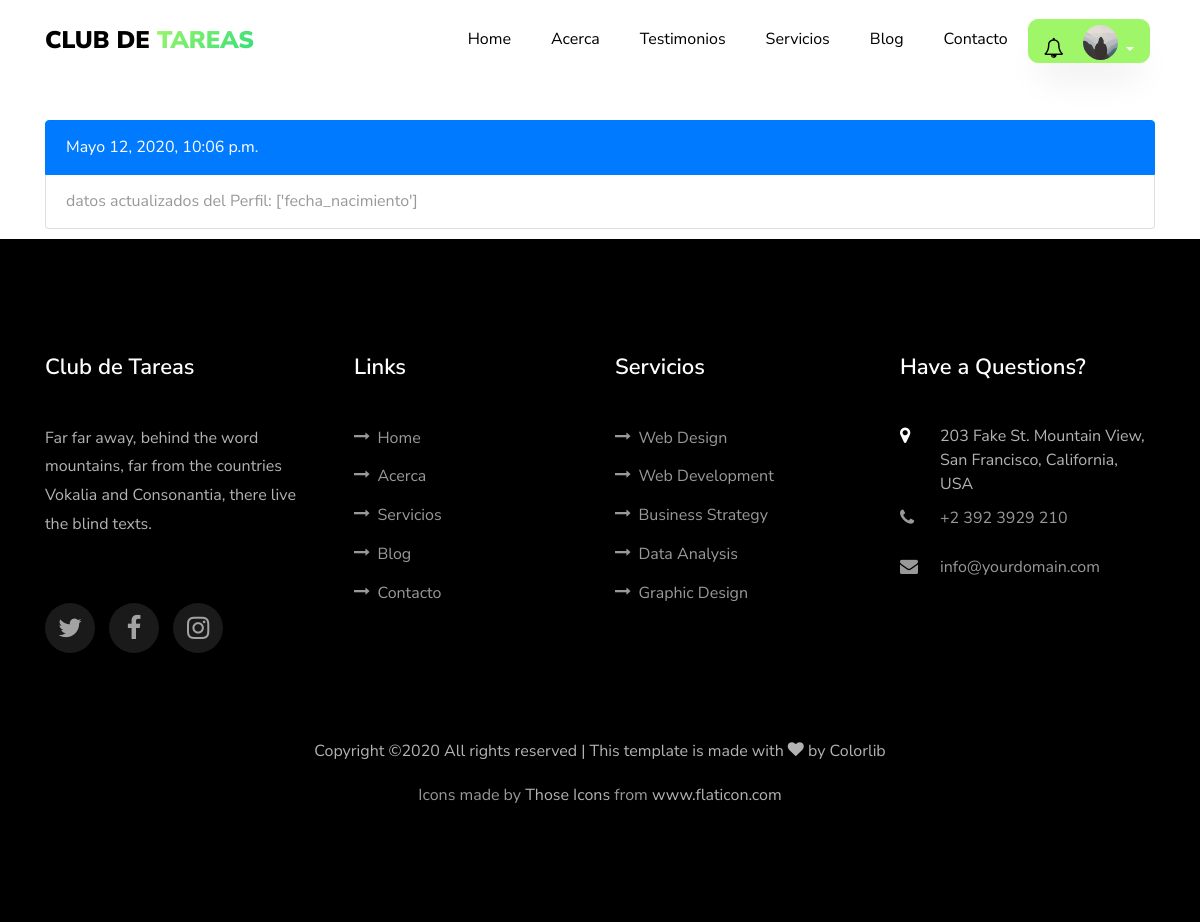
Before: /historial/ (signed in) with the older database file.
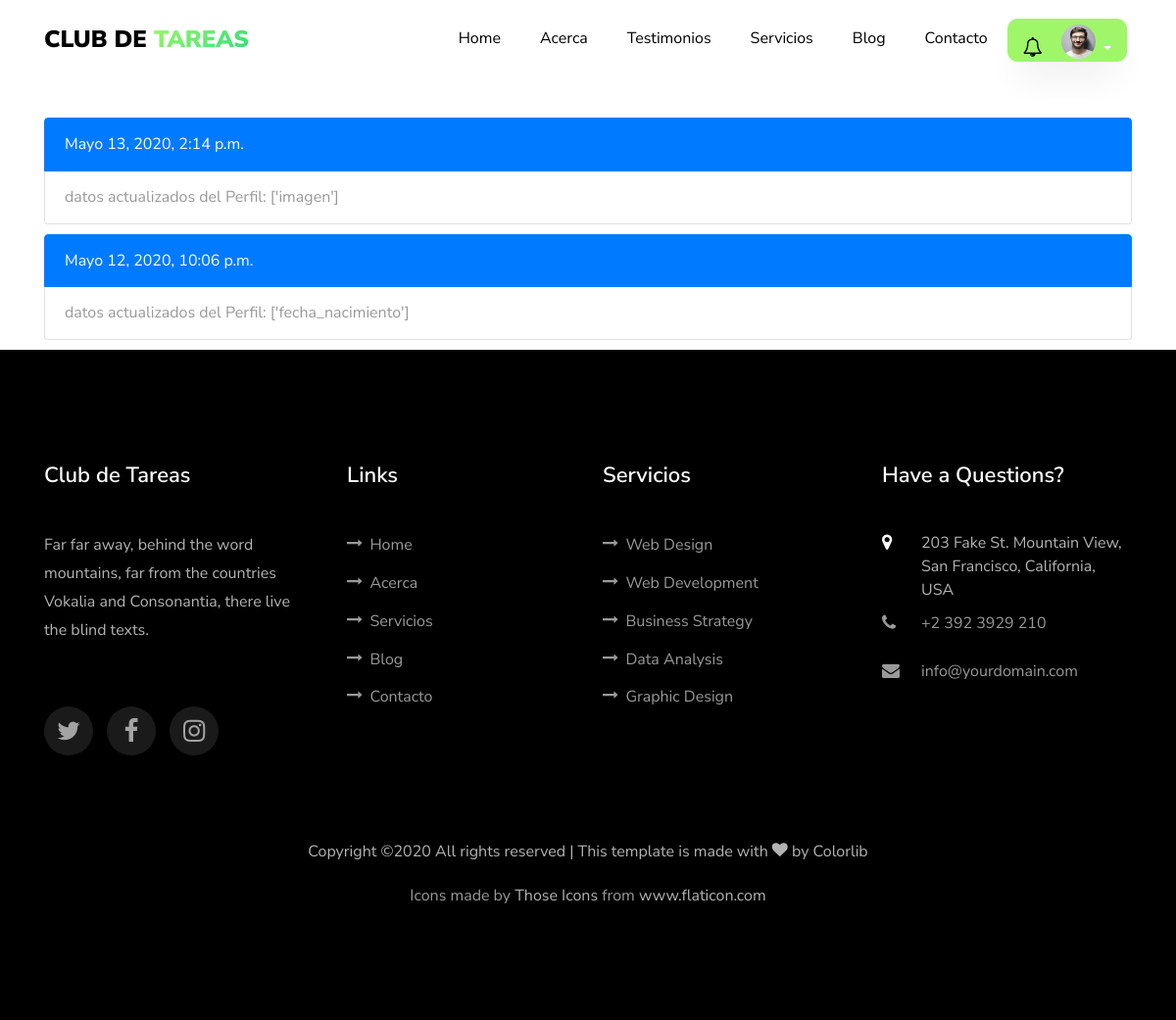
After: the same page with the newer database file.
### usuario/models.py (models this page shows, shortened)
class Usuario(AbstractBaseUser,PermissionsMixin):
    imagen       =  models.ImageField(default='default.jpg',upload_to='profile_pics')
    email        =  models.EmailField(max_length=60,blank=True)
    facebook     =  models.CharField(max_length=100,blank=True)
    username     =  models.CharField(max_length=30,unique=True)
    nombre       =  models.CharField(max_length=100)
    apellido     =  models.CharField(max_length=100)
    edad         =  models.IntegerField(blank=True,null=True)
    padecimientos = models.TextField(verbose_name="padecimientos",blank=True)
    asistencia = models.CharField(verbose_name="Días de asistencia",max_length=100,blank=True)
    enfoque = models.CharField(verbose_name="Area en la que guste que se enfocará la atención",max_length=100,blank=True)
    nombre_de_la_madre =  models.CharField(verbose_name="Nombre de la Madre",max_length=100,blank=True)
    edad_de_la_madre =  models.IntegerField(verbose_name="Edad",blank=True, null=True)
    ocupacion_de_la_madre = models.CharField(verbose_name="Ocupación",max_length=100,blank=True)
    numero_de_la_madre   =  models.IntegerField(verbose_name="Número de contacto",blank=True,null=True)
    nombre_del_padre =  models.CharField(verbose_name="Nombre del Padre",max_length=100,blank=True)
    edad_del_padre =  models.IntegerField(verbose_name="Edad",blank=True, null=True)
    ocupacion_del_padre = models.CharField(verbose_name="Ocupación",max_length=100,blank=True)
    numero_del_padre    =  models.IntegerField(verbose_name="Número de contacto",blank=True,null=True)
    fecha_nacimiento = models.DateField(verbose_name="Fecha de nacimiento",blank=True, null=True)
    escuela      =  models.CharField(verbose_name="Nombre de la escuela",max_length=100,blank=True)
    domicilio    =  models.CharField(verbose_name="Domicilio",max_length=150,blank=True)
    status_paquetes = models.BooleanField(verbose_name="¿Tiene Paquetes Activos?",default=False)
    '''
    NIVEL_STATUS = (
         ('k','Kinder'),
         ('p','Primaria'),
         ('s','Secundaria'),
         ('b','bachillerato'),
         ('u','universidad'))
    '''
    nivel_academico = models.CharField(max_length=500,blank=True,verbose_name='Nivel académico del alumno')
    date_joined  =  models.DateTimeField(verbose_name="Fecha de ingreso",auto_now_add=True)
    last_login   =  models.DateTimeField(verbose_name="Ultima fecha de Sesión",auto_now=True)
    is_admin     =  models.BooleanField(verbose_name="¿Es Administrador?",default=False)
    is_active    =  models.BooleanField(verbose_name="¿Esta Acivo?",default=True)
    is_staff     =  models.BooleanField(verbose_name="¿Es parte del Staff?",default=False)
    is_superuser =  models.BooleanField(verbose_name="¿Es Super Usuario?",default=False)
    grupo = models.OneToOneField(Group,on_delete=models.SET_NULL,null=True,blank=True)
    USERNAME_FIELD  = "username"
    REQUIRED_FIELDS = ["nombre","apellido"]
    objects = MyUsuarioManager()

### app/models.py (models this page shows)
class Historial_User(models.Model):
      mensaje = models.CharField(max_length=200)
      usuario = models.ForeignKey(settings.AUTH_USER_MODEL,related_name="historial",on_delete=models.CASCADE)
      fecha = models.DateTimeField(auto_now_add=True,null=True)
      class Meta:
          verbose_name_plural= "Actividad de los Usuarios"

### app/views.py (the view)
# urls.py: path('historial/',views.historial,name='historial'),
@login_required
def historial(request):
    historial = request.user.historial.all().order_by('-fecha')
    context = {
    'historial': historial
    }
    return render(request,'app/historial.html',context)

### app/templates/app/historial.html (shortened to what this page needs)
{% extends 'main/base.html' %}
{% load static %}
{% block content %}
<section>
  <div class="container">
    <div class="row"  style="margin-top:120px">
        <div class="col-md-12 ftco-animate">
          {% if historial %}
              {% for instancia in historial %}
              <ul class="list-group" style="padding-bottom: 10px">
                    <li class="list-group-item active">{{instancia.fecha }}</li>
                    <li class="list-group-item">{{ instancia.mensaje}}</li>
              </ul>
              {% endfor %}
          {% else %}
          <ul class="list-group" style="padding-bottom: 80px">
                <li class="list-group-item">Los campos de Perfil no han sido actualizados</li>
          </ul>
          {% endif%}
        </div>
        </div>
    </div>
</section>
{% endblock content%}

### templates/main/base.html (shortened to what this page needs)
{% load static %}
{% load notifications_tags %}
{% notifications_unread as unread_count %}
<!DOCTYPE html>
<html lang="es">
  <head>
    <link rel="stylesheet" href="{% static 'main/css/fonts.css'%}">
    <link rel="stylesheet" href="{% static 'main/css/open-iconic-bootstrap.min.css'%}">
    <link rel="stylesheet" href="{% static 'main/css/animate.css'%}">
    <link rel="stylesheet" href="{% static 'main/css/search.css'%}">
    <link rel="stylesheet" href="{% static 'main/css/owl.carousel.min.css'%}">
    <link rel="stylesheet" href="{% static 'main/css/owl.theme.default.min.css'%}">
    <link rel="stylesheet" href="{% static 'main/css/magnific-popup.css'%}">
    <link rel="stylesheet" href="{% static 'main/css/aos.css'%}">
    <link rel="stylesheet" href="{% static 'main/css/ionicons.min.css'%}">
    <link rel="stylesheet" href="{% static 'main/css/flaticon.css' %}">
    <link rel="stylesheet" href="{% static 'main/css/icomoon.css' %}">
    <link rel="stylesheet" href="{% static 'main/css/style.css' %}">
    <link rel="stylesheet" href="{% static 'main/css/fix.css' %}">
    <link rel='stylesheet' href="https://cdnjs.cloudflare.com/ajax/libs/fullcalendar/3.1.0/fullcalendar.min.css" />
  </head>
  <body  data-target=".site-navbar-target" data-offset="300">
  <nav class="navbar navbar-expand-lg navbar-dark ftco_navbar bg-dark ftco-navbar-light site-navbar-target" id="ftco-navbar">
	    <div class="container">
	      <a class="navbar-brand" href="{% url 'blog:home' %}">Club de <span>Tareas</span></a>
	      <div class="collapse navbar-collapse" id="ftco-nav">
	        <ul class="navbar-nav nav ml-auto" style="text-align:center">
	          <li class="nav-item"><a href="{% url 'blog:home' %}" class="nav-link"><span>Home</span></a></li>
	          <li class="nav-item"><a href="{% url 'blog:about' %}"  class="nav-link"><span>Acerca</span></a></li>
	          <li class="nav-item"><a href="{% url 'blog:testimony' %}"  class="nav-link"><span>Testimonios</span></a></li>
	          <li class="nav-item"><a href="{% url 'blog:services' %}" class="nav-link"><span>Servicios</span></a></li>
            <li class="nav-item"><a href="{% url 'blog:blog' %}" class="nav-link"><span>Blog</span></a></li>
            <li class="nav-item"><a href="{% url 'blog:contact' %}" class="nav-link"><span>Contacto</span></a></li>
          </ul>
          <ul class="nav navbar-nav navbar-right" style="text-align: right">
            {% if request.user.is_authenticated %}
            <div class="dropdown" style="padding-right:5px;margin:0;">
                    <a style="border-radius: 10px 10px 10px 10px !important;
                             -moz-border-radius: 10px 10px 10px 10px;
                             -webkit-border-radius: 10px 10px 10px 10px;padding-bottom:0; padding-top:0;padding-left:15px;padding-right:15px;"
                      class="btn btn-secondary dropdown-toggle" href="#" role="button" id="dropdownMenuLink" data-toggle="dropdown" aria-haspopup="true" aria-expanded="false">
                      <div style="display: inline-block;position: relative;margin-right:10px;">
                        <i class="fa fa-bell-o" style="font-size: 20px;color: black;"></i>
                      </div>
                          <div class="inset" style="margin-left: 5px;display: inline-block;">
                            <img src="{{ request.user.imagen.url }}">
                          </div>
                    </a>
              </div>
            {% else %}
              <li class="nav-item"><a href="{% url 'app:login' %}"  class="nav-link"><span>Login</span></a></li>
            </ul>
          {% endif %}
	      </div>
	    </div>
	  </nav>
    {% block content %}{% endblock %}
    <footer class="ftco-footer ftco-section">
      <div class="container">
        <div class="row mb-5">
          <div class="col-md">
            <div class="ftco-footer-widget mb-4">
              <h2 class="ftco-heading-2">Club de Tareas</h2>
              <p>Far far away, behind the word mountains, far from the countries Vokalia and Consonantia, there live the blind texts.</p>
              <ul class="ftco-footer-social list-unstyled float-md-left float-lft mt-5">
                <li class="ftco-animate"><a href="#"><span class="icon-twitter"></span></a></li>
                <li class="ftco-animate"><a href="#"><span class="icon-facebook"></span></a></li>
                <li class="ftco-animate"><a href="#"><span class="icon-instagram"></span></a></li>
              </ul>
            </div>
          </div>
          <div class="col-md">
            <div class="ftco-footer-widget mb-4 ml-md-4">
              <h2 class="ftco-heading-2">Links</h2>
              <ul class="list-unstyled">
                <li><a href="{% url 'blog:home' %}" ><span class="icon-long-arrow-right mr-2"></span>Home</a></li>
                <li><a href="{% url 'blog:about' %}"><span class="icon-long-arrow-right mr-2"></span>Acerca</a></li>
                <li><a href="{% url 'blog:services' %}"><span class="icon-long-arrow-right mr-2"></span>Servicios</a></li>
                <li><a href="{% url 'blog:blog' %}"><span class="icon-long-arrow-right mr-2"></span>Blog</a></li>
                <li><a href="{% url 'blog:contact' %}"><span class="icon-long-arrow-right mr-2"></span>Contacto</a></li>
              </ul>
            </div>
          </div>
          <div class="col-md">
             <div class="ftco-footer-widget mb-4">
              <h2 class="ftco-heading-2">Servicios</h2>
              <ul class="list-unstyled">
                <li><a href="#"><span class="icon-long-arrow-right mr-2"></span>Web Design</a></li>
                <li><a href="#"><span class="icon-long-arrow-right mr-2"></span>Web Development</a></li>
                <li><a href="#"><span class="icon-long-arrow-right mr-2"></span>Business Strategy</a></li>
                <li><a href="#"><span class="icon-long-arrow-right mr-2"></span>Data Analysis</a></li>
                <li><a href="#"><span class="icon-long-arrow-right mr-2"></span>Graphic Design</a></li>
              </ul>
            </div>
          </div>
          <div class="col-md">
            <div class="ftco-footer-widget mb-4">
            	<h2 class="ftco-heading-2">Have a Questions?</h2>
            	<div class="block-23 mb-3">
	              <ul>
	                <li><span class="icon icon-map-marker"></span><span class="text">203 Fake St. Mountain View, San Francisco, California, USA</span></li>
	                <li><a href="#"><span class="icon icon-phone"></span><span class="text">+2 392 3929 210</span></a></li>
	                <li><a href="#"><span class="icon icon-envelope"></span><span class="text">info@yourdomain.com</span></a></li>
	              </ul>
	            </div>
            </div>
          </div>
        </div>
        <div class="row">
          <div class="col-md-12 text-center">
            <p>
  Copyright &copy;<script>document.write(new Date().getFullYear());</script> All rights reserved | This template is made with <i class="icon-heart color-danger" aria-hidden="true"></i> by <a href="https://colorlib.com" target="_blank">Colorlib</a>
  </p>
        Icons made by <a href="https://www.flaticon.com/authors/those-icons" title="Those Icons">Those Icons</a> from <a href="https://www.flaticon.com/" title="Flaticon"> www.flaticon.com</a>
          </div>
        </div>
      </div>
    </footer>
  </body>
</html>

### static/main/css/icomoon.css (style rules this page uses)
[class^="icon-"], [class*=" icon-"] { font-family: 'icomoon' !important; speak: none; font-style: normal; font-weight: normal; font-variant: normal; text-transform: none; line-height: 1; -webkit-font-smoothing: antialiased; -moz-osx-font-smoothing: grayscale; }
.icon-heart:before { content: "\f004"; }
.icon-map-marker:before { content: "\f041"; }
.icon-phone:before { content: "\f095"; }
.icon-twitter:before { content: "\f099"; }
.icon-facebook:before { content: "\f09a"; }
.icon-envelope:before { content: "\f0e0"; }
.icon-instagram:before { content: "\f16d"; }
.icon-long-arrow-right:before { content: "\f178"; }

### static/main/css/fix.css (style rules this page uses)
.inset { width: 35px; height: 35px; border-radius: 50%; background-color: transparent !important; z-index: 999; padding-top: 5px; }
.inset img { border-radius: inherit; width: inherit; height: inherit; display: block; position: relative; z-index: 998; }

Changed rows visible on the page:
changed Usuario: user.imagen: picture added in place of a placeholder
added Historial_User: fecha "Mayo 13, 2020, 2:14 p.m.", mensaje "datos actualizados del Perfil: ['imagen']"
